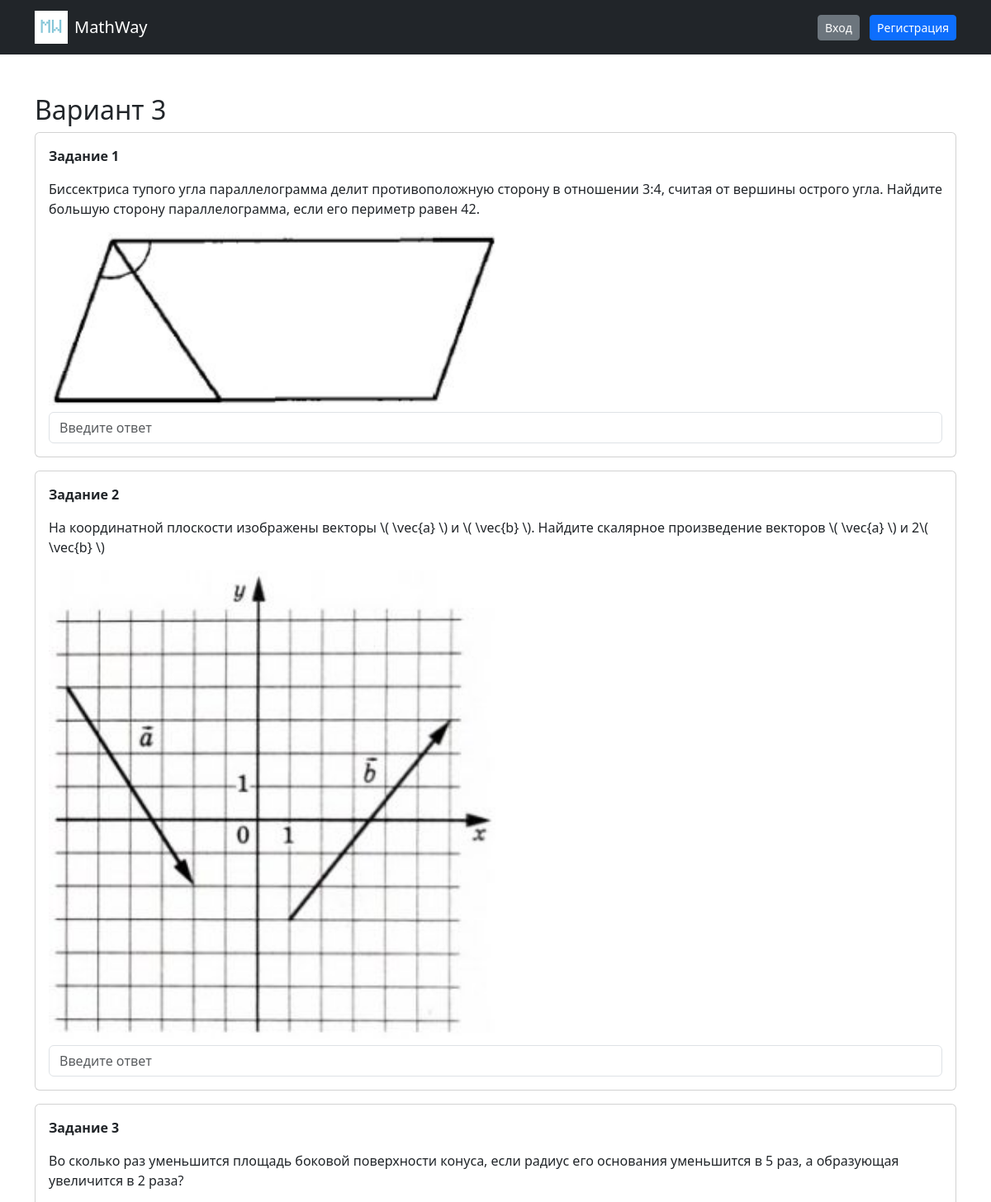
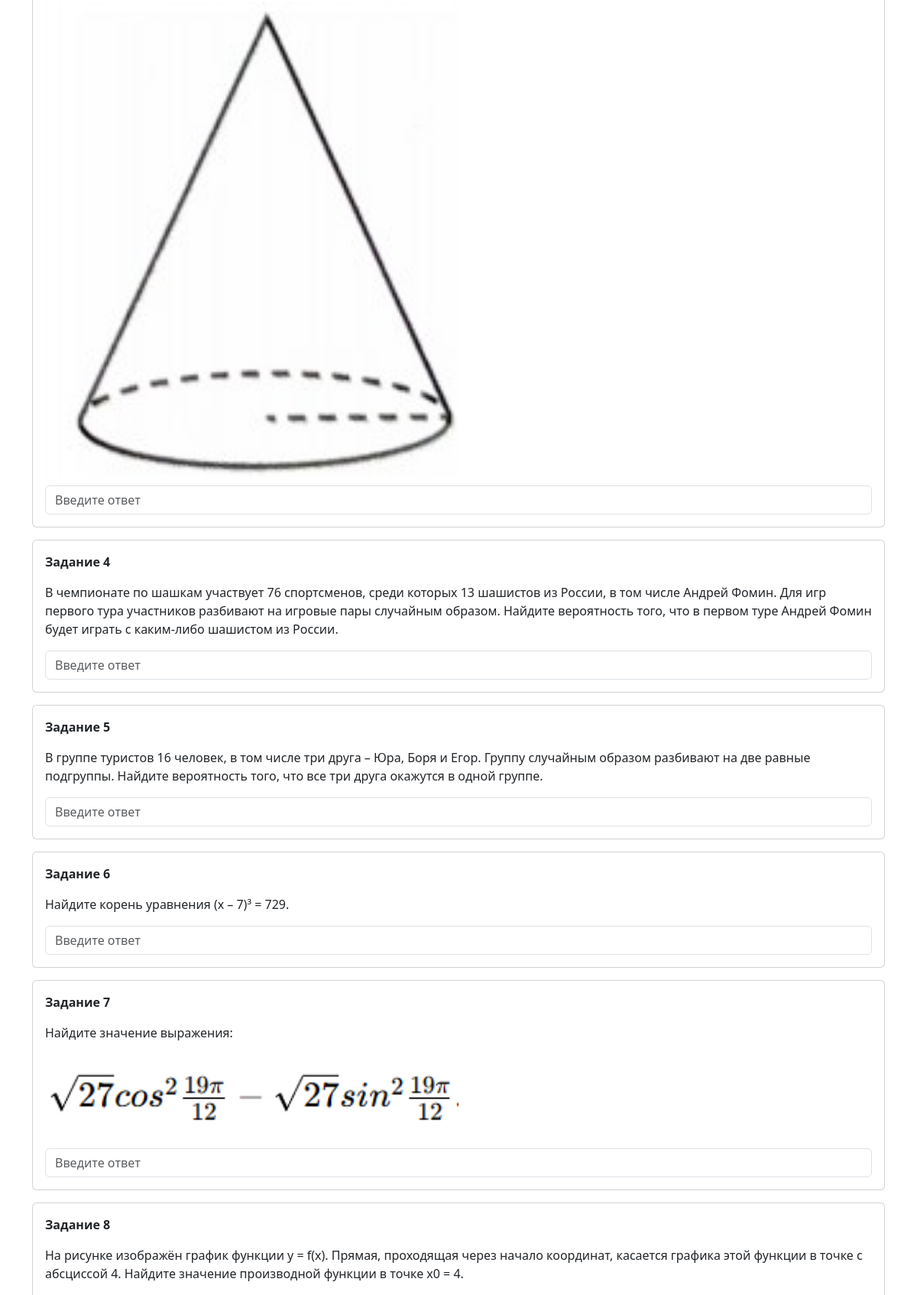
The app's page /variant/3 (upper part) with its own data (2 pictures, top to bottom).
### models.py (models this page shows)
class Task(db.Model):
    id = db.Column(db.Integer, primary_key=True)
    question = db.Column(db.Text, nullable=False)
    answer = db.Column(db.String(100), nullable=False)
    topic = db.Column(db.String(10), nullable=False)
    image_url = db.Column(db.String(255))

### main.py (the view)
@app.route('/variant/<int:var_num>')
def variant(var_num):
    tasks = []
    for i in range(1, 13):
        tasks_topic = Task.query.filter_by(topic=i).order_by(Task.id).all()
        idx = (var_num - 1) % len(tasks_topic)
        task = tasks_topic[idx]
        tasks.append(task)
    return render_template('variant.html', tasks=tasks, var_num=var_num)

### templates/variant.html (shortened to what this page needs)
{% extends "base.html" %}
{% block content %}
<h2>Вариант {{ var_num }}</h2>
<form method="POST" action="/check_variant/{{ var_num }}">
    {% for task in tasks %}
    <div class="card p-3 mb-3">
        <p><b>Задание {{ loop.index }}</b></p>
        <p>{{ task.question }}</p>
        {% if task.image_url and task.image_url|trim and task.image_url != 'images/2/none.png' %}
            <img src="{{ url_for('static', filename=task.image_url) }}" class="img-fluid w-50 mb-2">
        {% endif %}
        <input type="text"
               name="answer_{{ task.id }}"
               class="form-control"
               placeholder="Введите ответ"
               >
    </div>
    {% endfor %}
</form>
{% endblock %}

### records on screen
Task: question "Биссектриса тупого угла параллелограмма делит противоположную сторону в отношении 3:4, считая от вершины острого угла. Найдите большую сторону параллелограмма, если его периметр равен 42.", image_url (picture)
Task: question "На координатной плоскости изображены векторы \\( \\vec{a} \\) и \\( \\vec{b} \\). Найдите скалярное произведение векторов \\( \\vec{a} \\) и 2\\( \\vec{b} \\)", image_url (picture)
Task: question "Во сколько раз уменьшится площадь боковой поверхности конуса, если радиус его основания уменьшится в 5 раз, а образующая увеличится в 2 раза?", image_url (picture)
Task: question "В чемпионате по шашкам участвует 76 спортсменов, среди которых 13 шашистов из России, в том числе Андрей Фомин. Для игр первого тура участников разбивают на игровые пары случайным образом. Найдите вероятность того, что в первом туре Андрей Фомин будет играть с каким-либо шашистом из России."
Task: question "В группе туристов 16 человек, в том числе три друга – Юра, Боря и Егор. Группу случайным образом разбивают на две равные подгруппы. Найдите вероятность того, что все три друга окажутся в одной группе."
Task: question "Найдите корень уравнения (x – 7)³ = 729."
Task: question "Найдите значение выражения:", image_url (picture)
Task: question "На рисунке изображён график функции y = f(x). Прямая, проходящая через начало координат, касается графика этой функции в точке с абсциссой 4. Найдите значение производной функции в точке x0 = 4."

### other values on screen
{{ var_num }} "3"
